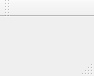
<?xml version="1.0" encoding="UTF-8"?>
<ui version="4.0">
 <class>ProjetJeuxEchecsClass</class>
 <widget class="QMainWindow" name="ProjetJeuxEchecsClass">
  <property name="geometry">
   <rect>
    <x>0</x>
    <y>0</y>
    <width>94</width>
    <height>76</height>
   </rect>
  </property>
  <property name="windowTitle">
   <string>ProjetJeuxEchecs</string>
  </property>
  <widget class="QWidget" name="centralWidget"/>
  <widget class="QMenuBar" name="menuBar">
   <property name="geometry">
    <rect>
     <x>0</x>
     <y>0</y>
     <width>94</width>
     <height>21</height>
    </rect>
   </property>
  </widget>
  <widget class="QToolBar" name="mainToolBar">
   <attribute name="toolBarArea">
    <enum>TopToolBarArea</enum>
   </attribute>
   <attribute name="toolBarBreak">
    <bool>false</bool>
   </attribute>
  </widget>
  <widget class="QStatusBar" name="statusBar"/>
 </widget>
 <layoutdefault spacing="6" margin="11"/>
 <resources>
  <include location="ProjetJeuxEchecs.qrc"/>
 </resources>
 <connections/>
</ui>
